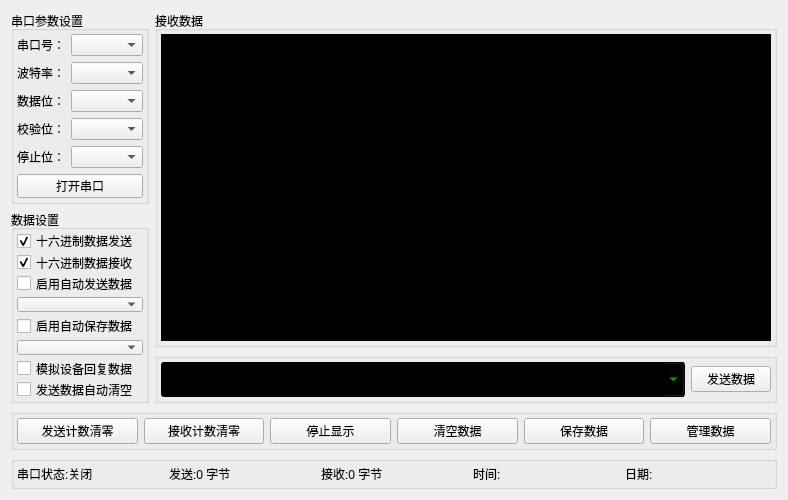
<?xml version="1.0" encoding="UTF-8"?>
<ui version="4.0">
 <class>frmMain</class>
 <widget class="QWidget" name="frmMain">
  <property name="geometry">
   <rect>
    <x>0</x>
    <y>0</y>
    <width>788</width>
    <height>500</height>
   </rect>
  </property>
  <property name="minimumSize">
   <size>
    <width>600</width>
    <height>500</height>
   </size>
  </property>
  <property name="windowTitle">
   <string>串口设备调试工具V1.0</string>
  </property>
  <property name="windowIcon">
   <iconset resource="main.qrc">
    <normaloff>:/main.png</normaloff>:/main.png</iconset>
  </property>
  <layout class="QVBoxLayout" name="verticalLayout_5">
   <item>
    <layout class="QHBoxLayout" name="horizontalLayout_8">
     <item>
      <layout class="QVBoxLayout" name="verticalLayout_3">
       <item>
        <widget class="QGroupBox" name="gbox1">
         <property name="title">
          <string>串口参数设置</string>
         </property>
         <layout class="QVBoxLayout" name="verticalLayout">
          <property name="leftMargin">
           <number>3</number>
          </property>
          <property name="topMargin">
           <number>3</number>
          </property>
          <property name="rightMargin">
           <number>3</number>
          </property>
          <property name="bottomMargin">
           <number>3</number>
          </property>
          <item>
           <layout class="QHBoxLayout" name="horizontalLayout">
            <item>
             <widget class="QLabel" name="label">
              <property name="text">
               <string>串口号：</string>
              </property>
             </widget>
            </item>
            <item>
             <widget class="QComboBox" name="cboxPortName">
              <property name="sizePolicy">
               <sizepolicy hsizetype="Preferred" vsizetype="Fixed">
                <horstretch>1</horstretch>
                <verstretch>0</verstretch>
               </sizepolicy>
              </property>
             </widget>
            </item>
           </layout>
          </item>
          <item>
           <layout class="QHBoxLayout" name="horizontalLayout_2">
            <item>
             <widget class="QLabel" name="label_2">
              <property name="text">
               <string>波特率：</string>
              </property>
             </widget>
            </item>
            <item>
             <widget class="QComboBox" name="cboxBaudRate">
              <property name="sizePolicy">
               <sizepolicy hsizetype="Preferred" vsizetype="Fixed">
                <horstretch>1</horstretch>
                <verstretch>0</verstretch>
               </sizepolicy>
              </property>
              <property name="minimumSize">
               <size>
                <width>30</width>
                <height>0</height>
               </size>
              </property>
             </widget>
            </item>
           </layout>
          </item>
          <item>
           <layout class="QHBoxLayout" name="horizontalLayout_3">
            <item>
             <widget class="QLabel" name="label_3">
              <property name="text">
               <string>数据位：</string>
              </property>
             </widget>
            </item>
            <item>
             <widget class="QComboBox" name="cboxDataBit">
              <property name="sizePolicy">
               <sizepolicy hsizetype="Preferred" vsizetype="Fixed">
                <horstretch>1</horstretch>
                <verstretch>0</verstretch>
               </sizepolicy>
              </property>
             </widget>
            </item>
           </layout>
          </item>
          <item>
           <layout class="QHBoxLayout" name="horizontalLayout_4">
            <item>
             <widget class="QLabel" name="label_4">
              <property name="text">
               <string>校验位：</string>
              </property>
             </widget>
            </item>
            <item>
             <widget class="QComboBox" name="cboxParity">
              <property name="sizePolicy">
               <sizepolicy hsizetype="Preferred" vsizetype="Fixed">
                <horstretch>1</horstretch>
                <verstretch>0</verstretch>
               </sizepolicy>
              </property>
             </widget>
            </item>
           </layout>
          </item>
          <item>
           <layout class="QHBoxLayout" name="horizontalLayout_5">
            <item>
             <widget class="QLabel" name="label_5">
              <property name="text">
               <string>停止位：</string>
              </property>
             </widget>
            </item>
            <item>
             <widget class="QComboBox" name="cboxStopBit">
              <property name="sizePolicy">
               <sizepolicy hsizetype="Preferred" vsizetype="Fixed">
                <horstretch>1</horstretch>
                <verstretch>0</verstretch>
               </sizepolicy>
              </property>
             </widget>
            </item>
           </layout>
          </item>
          <item>
           <spacer name="verticalSpacer">
            <property name="orientation">
             <enum>Qt::Vertical</enum>
            </property>
            <property name="sizeType">
             <enum>QSizePolicy::Minimum</enum>
            </property>
            <property name="sizeHint" stdset="0">
             <size>
              <width>0</width>
              <height>0</height>
             </size>
            </property>
           </spacer>
          </item>
          <item>
           <widget class="QPushButton" name="btnOpen">
            <property name="sizePolicy">
             <sizepolicy hsizetype="Minimum" vsizetype="Expanding">
              <horstretch>0</horstretch>
              <verstretch>0</verstretch>
             </sizepolicy>
            </property>
            <property name="cursor">
             <cursorShape>PointingHandCursor</cursorShape>
            </property>
            <property name="text">
             <string>打开串口</string>
            </property>
           </widget>
          </item>
         </layout>
        </widget>
       </item>
       <item>
        <widget class="QGroupBox" name="gbox3">
         <property name="title">
          <string>数据设置</string>
         </property>
         <layout class="QVBoxLayout" name="verticalLayout_2">
          <property name="leftMargin">
           <number>3</number>
          </property>
          <property name="topMargin">
           <number>3</number>
          </property>
          <property name="rightMargin">
           <number>3</number>
          </property>
          <property name="bottomMargin">
           <number>3</number>
          </property>
          <item>
           <widget class="QCheckBox" name="ckHexSend">
            <property name="text">
             <string>十六进制数据发送</string>
            </property>
            <property name="checked">
             <bool>true</bool>
            </property>
           </widget>
          </item>
          <item>
           <widget class="QCheckBox" name="ckHexReceive">
            <property name="text">
             <string>十六进制数据接收</string>
            </property>
            <property name="checked">
             <bool>true</bool>
            </property>
           </widget>
          </item>
          <item>
           <widget class="QCheckBox" name="ckIsAutoSend">
            <property name="text">
             <string>启用自动发送数据</string>
            </property>
           </widget>
          </item>
          <item>
           <widget class="QComboBox" name="cboxSend"/>
          </item>
          <item>
           <widget class="QCheckBox" name="ckIsAutoSave">
            <property name="text">
             <string>启用自动保存数据</string>
            </property>
           </widget>
          </item>
          <item>
           <widget class="QComboBox" name="cboxSave"/>
          </item>
          <item>
           <widget class="QCheckBox" name="ckIsDebug">
            <property name="text">
             <string>模拟设备回复数据</string>
            </property>
           </widget>
          </item>
          <item>
           <widget class="QCheckBox" name="ckIsAutoClear">
            <property name="text">
             <string>发送数据自动清空</string>
            </property>
           </widget>
          </item>
         </layout>
        </widget>
       </item>
      </layout>
     </item>
     <item>
      <layout class="QVBoxLayout" name="verticalLayout_4">
       <item>
        <widget class="QGroupBox" name="gbox2">
         <property name="layoutDirection">
          <enum>Qt::LeftToRight</enum>
         </property>
         <property name="title">
          <string>接收数据</string>
         </property>
         <layout class="QHBoxLayout" name="horizontalLayout_6">
          <property name="leftMargin">
           <number>3</number>
          </property>
          <property name="topMargin">
           <number>3</number>
          </property>
          <property name="rightMargin">
           <number>3</number>
          </property>
          <property name="bottomMargin">
           <number>3</number>
          </property>
          <item>
           <widget class="QTextEdit" name="txtDataHex">
            <property name="enabled">
             <bool>true</bool>
            </property>
            <property name="sizePolicy">
             <sizepolicy hsizetype="Expanding" vsizetype="Expanding">
              <horstretch>0</horstretch>
              <verstretch>0</verstretch>
             </sizepolicy>
            </property>
            <property name="layoutDirection">
             <enum>Qt::LeftToRight</enum>
            </property>
            <property name="autoFillBackground">
             <bool>false</bool>
            </property>
            <property name="styleSheet">
             <string notr="true">background-color: rgb(0, 0, 0);
font: 14pt &quot;宋体&quot;;
color: rgb(0, 255, 0);</string>
            </property>
            <property name="frameShape">
             <enum>QFrame::StyledPanel</enum>
            </property>
            <property name="verticalScrollBarPolicy">
             <enum>Qt::ScrollBarAsNeeded</enum>
            </property>
            <property name="horizontalScrollBarPolicy">
             <enum>Qt::ScrollBarAsNeeded</enum>
            </property>
            <property name="readOnly">
             <bool>true</bool>
            </property>
           </widget>
          </item>
         </layout>
        </widget>
       </item>
       <item>
        <widget class="QGroupBox" name="gbox5">
         <property name="title">
          <string/>
         </property>
         <layout class="QHBoxLayout" name="horizontalLayout_7">
          <property name="leftMargin">
           <number>3</number>
          </property>
          <property name="topMargin">
           <number>3</number>
          </property>
          <property name="rightMargin">
           <number>3</number>
          </property>
          <property name="bottomMargin">
           <number>3</number>
          </property>
          <item>
           <widget class="QComboBox" name="txtSend">
            <property name="sizePolicy">
             <sizepolicy hsizetype="Preferred" vsizetype="Fixed">
              <horstretch>1</horstretch>
              <verstretch>0</verstretch>
             </sizepolicy>
            </property>
            <property name="font">
             <font>
              <family>宋体</family>
              <pointsize>14</pointsize>
              <weight>50</weight>
              <italic>false</italic>
              <bold>false</bold>
             </font>
            </property>
            <property name="styleSheet">
             <string notr="true">background-color: rgb(0, 0, 0);
font: 14pt &quot;宋体&quot;;
color: rgb(0, 255, 0);</string>
            </property>
            <property name="editable">
             <bool>true</bool>
            </property>
           </widget>
          </item>
          <item>
           <widget class="QPushButton" name="btnSend">
            <property name="cursor">
             <cursorShape>PointingHandCursor</cursorShape>
            </property>
            <property name="text">
             <string>发送数据</string>
            </property>
           </widget>
          </item>
         </layout>
        </widget>
       </item>
      </layout>
     </item>
    </layout>
   </item>
   <item>
    <widget class="QGroupBox" name="gbox6">
     <property name="title">
      <string/>
     </property>
     <layout class="QHBoxLayout" name="horizontalLayout_9">
      <property name="leftMargin">
       <number>3</number>
      </property>
      <property name="topMargin">
       <number>3</number>
      </property>
      <property name="rightMargin">
       <number>3</number>
      </property>
      <property name="bottomMargin">
       <number>3</number>
      </property>
      <item>
       <widget class="QPushButton" name="btnClearSend">
        <property name="sizePolicy">
         <sizepolicy hsizetype="Minimum" vsizetype="Preferred">
          <horstretch>0</horstretch>
          <verstretch>0</verstretch>
         </sizepolicy>
        </property>
        <property name="cursor">
         <cursorShape>PointingHandCursor</cursorShape>
        </property>
        <property name="text">
         <string>发送计数清零</string>
        </property>
       </widget>
      </item>
      <item>
       <widget class="QPushButton" name="btnClearReceive">
        <property name="sizePolicy">
         <sizepolicy hsizetype="Minimum" vsizetype="Preferred">
          <horstretch>0</horstretch>
          <verstretch>0</verstretch>
         </sizepolicy>
        </property>
        <property name="cursor">
         <cursorShape>PointingHandCursor</cursorShape>
        </property>
        <property name="text">
         <string>接收计数清零</string>
        </property>
       </widget>
      </item>
      <item>
       <widget class="QPushButton" name="btnStopShow">
        <property name="sizePolicy">
         <sizepolicy hsizetype="Minimum" vsizetype="Preferred">
          <horstretch>0</horstretch>
          <verstretch>0</verstretch>
         </sizepolicy>
        </property>
        <property name="cursor">
         <cursorShape>PointingHandCursor</cursorShape>
        </property>
        <property name="text">
         <string>停止显示</string>
        </property>
       </widget>
      </item>
      <item>
       <widget class="QPushButton" name="btnClearAll">
        <property name="sizePolicy">
         <sizepolicy hsizetype="Minimum" vsizetype="Preferred">
          <horstretch>0</horstretch>
          <verstretch>0</verstretch>
         </sizepolicy>
        </property>
        <property name="cursor">
         <cursorShape>PointingHandCursor</cursorShape>
        </property>
        <property name="text">
         <string>清空数据</string>
        </property>
       </widget>
      </item>
      <item>
       <widget class="QPushButton" name="btnSave">
        <property name="sizePolicy">
         <sizepolicy hsizetype="Minimum" vsizetype="Preferred">
          <horstretch>0</horstretch>
          <verstretch>0</verstretch>
         </sizepolicy>
        </property>
        <property name="cursor">
         <cursorShape>PointingHandCursor</cursorShape>
        </property>
        <property name="text">
         <string>保存数据</string>
        </property>
       </widget>
      </item>
      <item>
       <widget class="QPushButton" name="btnData">
        <property name="sizePolicy">
         <sizepolicy hsizetype="Minimum" vsizetype="Preferred">
          <horstretch>0</horstretch>
          <verstretch>0</verstretch>
         </sizepolicy>
        </property>
        <property name="cursor">
         <cursorShape>PointingHandCursor</cursorShape>
        </property>
        <property name="text">
         <string>管理数据</string>
        </property>
       </widget>
      </item>
     </layout>
    </widget>
   </item>
   <item>
    <widget class="QGroupBox" name="groupBox">
     <property name="title">
      <string/>
     </property>
     <layout class="QHBoxLayout" name="horizontalLayout_10">
      <property name="leftMargin">
       <number>3</number>
      </property>
      <property name="topMargin">
       <number>3</number>
      </property>
      <property name="rightMargin">
       <number>3</number>
      </property>
      <property name="bottomMargin">
       <number>3</number>
      </property>
      <item>
       <widget class="QLabel" name="labIsOpen">
        <property name="text">
         <string>串口状态:关闭</string>
        </property>
       </widget>
      </item>
      <item>
       <widget class="QLabel" name="labSend">
        <property name="text">
         <string>发送:0 字节</string>
        </property>
       </widget>
      </item>
      <item>
       <widget class="QLabel" name="labReceive">
        <property name="text">
         <string>接收:0 字节</string>
        </property>
       </widget>
      </item>
      <item>
       <widget class="QLabel" name="labTime">
        <property name="text">
         <string>时间:</string>
        </property>
       </widget>
      </item>
      <item>
       <widget class="QLabel" name="labDate">
        <property name="text">
         <string>日期:</string>
        </property>
       </widget>
      </item>
     </layout>
    </widget>
   </item>
  </layout>
 </widget>
 <layoutdefault spacing="6" margin="11"/>
 <resources>
  <include location="main.qrc"/>
 </resources>
 <connections/>
</ui>
